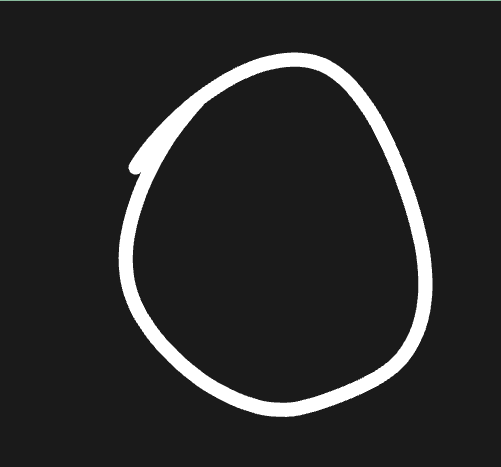
#> input picture Assignment_3/dataset/testdata/captured/0/img-0045.png, 501 x 467 px, found by its file name; its folder holds only this picture in this run
$ jupyter execute collect_data.ipynb
#> lines starting #> are read from the running program, lines starting #| are printed output that depends on the picture
[cell 1]
try:
    import pyscreenshot as ImageGrab
except ImportError:
    import sys
    !{sys.executable} -m pip install pyscreenshot
    import pyscreenshot as ImageGrab

import time
import time

[cell 2]
images_folder="./captured"

[cell 3]
import os
import cv2
import numpy as np

# Directory containing digit folders 0 through 9
data_dir = "./"  # Update this path if the folders are in a subfolder

data = []
labels = []

# Loop through each digit folder (0 to 9)
for digit in range(10):
    folder_path = os.path.join(data_dir, str(digit))

    if not os.path.exists(folder_path):
        continue

    for img_name in os.listdir(folder_path):
        img_path = os.path.join(folder_path, img_name)

        # Read image in grayscale
        img = cv2.imread(img_path, cv2.IMREAD_GRAYSCALE)
#> img: shape (467, 501); min 26, max 255, mean 41.1

        if img is not None:
            # Resize image to a fixed size (e.g., 28x28 like MNIST) if needed
            img = cv2.resize(img, (28, 28))
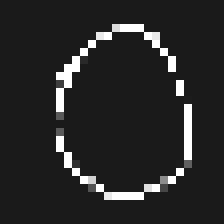
#> img: shape (28, 28) (shown 8 times larger); min 26, max 255, mean 40.7

            data.append(img)
            labels.append(digit)
#> pass 2 of the loop `for digit in range(10):`:
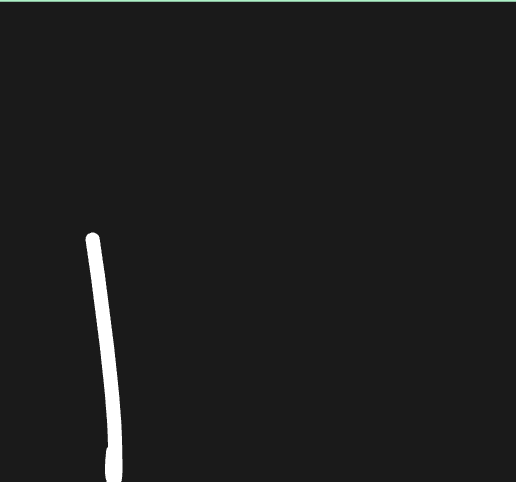
#> input picture Assignment_3/dataset/testdata/captured/1/img-0001.png, 516 x 482 px, found by its file name
#> `img = cv2.resize(img, (28, 28))`:
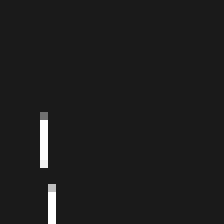
#> img: shape (28, 28) (shown 8 times larger); min 26, max 255, mean 29.2

# Convert lists to NumPy arrays
data_array = np.array(data)
labels_array = np.array(labels)


np.save("dataset_2.npy", data_array)
np.save("labels_2.npy", labels_array)

print(f"Data saved successfully!")
print(f"Dataset shape: {data_array.shape}")
#| Dataset shape: (2, 28, 28)
print(f"Labels shape: {labels_array.shape}")
#| Labels shape: (2,)
